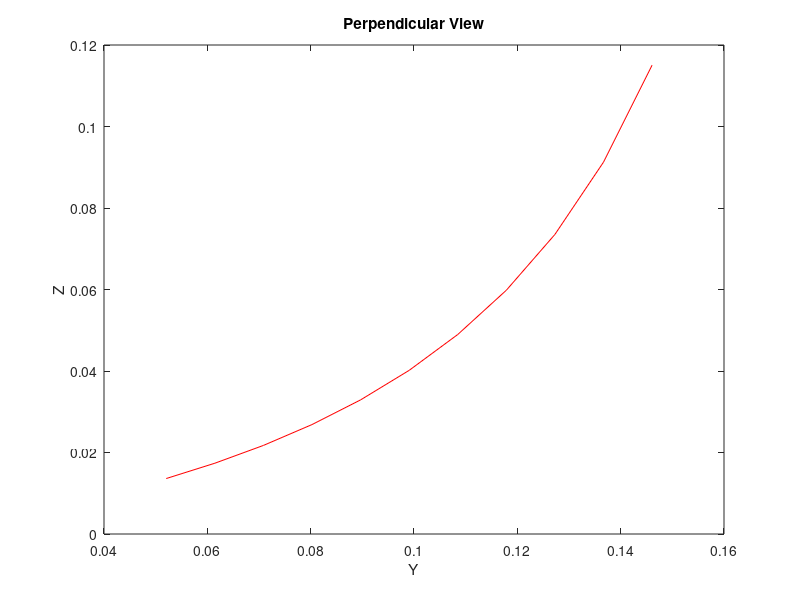

Write the MATLAB code that produced this figure. (Note: this script raises an error after producing the figure.)
Q=0.3;
H=15;
N=10;   % streamlines
nr=1500;
n=40; % no pf points

%initial calculation
P=(0.9)*(0.96)*(9810).*Q.*H;
ns=(nr.*sqrt(P.*10.^-3))/(H.^(5/4));
w=2.*pi.*nr/60;
r2=(Q/(pi.*0.24.*w)).^(1/3);
d2=2.*r2;
d1=(0.4+94.5/ns).*d2;
r1=d1/2;
dm=d2/(0.96+0.00038.*ns);
rm=dm/2;
h1=d2.*(0.094+0.00025.*ns);

if ns<111
    h2=d2.*(-0.05+42/ns);
else
    h2=d2/(3.16-0.0013.*ns);
end

b1=2.*h1;
height=h1+h2;

%%% hub and shroud
le=h2-h1;
ymi=r1;
li=b1/0.24;
yme=r2/8.711;

x1=nan(1,n);
x2=nan(1,n);
y1=nan(1,n);
y2=nan(1,n);

%%% hub
p=li/4;
q=p/n;
b=0;
for i=1:n
    y1(1,i)=b;
    x1=ymi*3.08*(1-y1/li).^(3/2).*(y1/li).^(1/2);
    b=b+q;
end

%hub point
x1=-x1;
y1=-y1;
x_trans=r1;
y_trans=h1+h2;

for i=1:n
    xx(1,i)=x1(1,i)+x_trans;
    yy(1,i)=y1(1,i)+y_trans;
end

% plot (xx,yy);
rb=xx(1,1)/3

for i=1:n
    error=xx(1,i)-rb;
    if error<0.001
        break
    end
    point=i;
end

point;
yvalue=-y1(1,point)

%hub again
p=yvalue;
q=p/n;
b=0;

for i=1:n
    y1(1,i)=b;
    x1=ymi*3.08*(1-y1/li).^(3/2).*(y1/li).^(1/2);
    b=b+q;
end

%%% shroud
p=0+le;
q=p/n;
b=0;
for i=1:n
    y2(1,i)=b;
    x2=yme*3.08*(1-y2/le).^(3/2).*(y2/le).^(1/2);
    b=b+q;
end

%offset shroud
d_leading=r1-rm;
for i=1:n
    y2(1,i)=y2(1,i)+b1;
    x2(1,i)=x2(1,i)+d_leading;
end

x = nan(N-1,n);
y = nan(N-1,n);

for i=1:N-1
    x(i,:) = x1 + (x2-x1).*i/N;
    y(i,:) = y1 + (y2-y1).*i/N;
end

a = nan(N+1,n);
b = nan(N+1,n);
c=N+1;
d=n;

for i=1:d
    a(1,i)=-x1(1,i);
    b(1,i)=-y1(1,i);
    a(N+1,i)=-x2(1,i);
    b(N+1,i)=-y2(1,i);
end

for i=2:N
    for j=1:d
        a(i,j)= -x(i-1,j);
        b(i,j)=-y(i-1,j);
    end
end

%%%% transformation of coordinates
x_trans=r1;
y_trans=h1+h2;
xx=nan(c,d);
yy=nan(c,d);

for i=1:c
    for j=1:d
        xx(i,j)=a(i,j)+x_trans;
        yy(i,j)=b(i,j)+y_trans;
    end
end

%%transform again
xtrans=r2-xx(c,d);

for i=1:c
    for j=1:d
        xx(i,j)=xx(i,j)+xtrans;
    end
end

% inlet and outlet
nh=0.96;
g=9.81;
b2=xx(c,d)-xx(1,d);
r1_new=xx(1,1);
d1_new=2.*r1_new;
d1=d1_new;
u1=(pi.*nr.*d1)/60;
vf1=Q/(pi.*d1.*b1);
vw1=(nh.*g.*H)/u1;

if vw1>u1
    beta1=atan(vf1/(vw1-u1));
else
    beta1=atan(vf1/(u1-vw1));
end

u2=(pi.*nr.*d2)/60;
vf2=Q/(pi.*d2.*b2);
beta2=atan(vf2/u2);
alpha1=atan(vf1/vw1);
vr1=(u1-vw1)/cos(beta1);
v1=vf1/sin(alpha1);
vr2=vf2/sin(beta2);

% perpendicular view
lm=nan(1,c);

for i=1:c
    lm(i)=yy(i,1)-yy(i,n);
end

disp(['lm = ' num2str(lm)]);

%plot of perpendicular view
bb=tan(beta2);
m=tan(beta1);
n=tan(beta2);
A=2*lm/(m+n);
aa=nan(1,c);

for i=1:c
    aa(i)=(m-n)/(2*A(i));
end

zz=nan(c,d);

for i=1:c
    for j=1:d
        m=aa(i);
        v=yy(i,j);
        zz(i,j)=(m.*v.^2+bb.*v);
    end
end

%%%perpendicular view
    figure;
    plot(yy(:, 1), zz(:, 1), 'r-');
    xlabel('Y');
    ylabel('Z');
    title('Perpendicular View');
    % Plotting the axial view
    figure;
    plot(Rmat(1:end, :), Zmat(1:end, :), 'b.-');
    xlim([0.4 0.8]);
    xlabel('Radius');
    ylabel('Height');
    title('Axial View Plot');
    grid on;

 
%3D
%%combine view
% Combine and visualize the profiles
    figure;
% Plot combined profiles
    subplot(1, 1, 1);
    plot(yy(1, :), zz(1, :), 'b-', yy(:, 1), zz(:, 1), 'r-');
    xlabel('Y');
    ylabel('Z');
    title('Combined Meridional and Perpendicular View Profiles');
    legend('Shroud Profile', 'Perpendicular View Profile');

%%3D
    subplot(1, 2, 1);
    surf(xx, yy, zz);
    xlabel('X');
    ylabel('Y');
    zlabel('Z');
    title('Complete 3D Runner Blade Design');

% Create a new figure
    figure;
    
% Inlet velocity triangle
    subplot(1, 2, 1);
    hold on;
    
% Draw the velocities
    line([0, vw1], [0, 0], 'Color', 'b', 'LineWidth', 2);
    line([0, u1], [0, 0], 'Color', 'r', 'LineWidth', 2);
    line([0, vw1], [0, vf1], 'Color', [0.5,0,0], 'LineWidth', 2);
    line([vw1, vw1], [0, vf1], 'Color', 'g', 'LineWidth', 2);
    line([u1,vw1], [0, vf1], 'Color', [0.5,0.5,0.5], 'LineWidth', 2);

% Draw labels
    text(u1/2, -1, 'u1', 'Color', 'r', 'FontSize', 12);
    text(vw1/2, -1, 'vw1', 'Color', 'b', 'FontSize', 12);
    if u1>vw1
        text(vw1/2, 0.75.*vf1, 'v1', 'Color', [0.5,0,0], 'FontSize', 12);
        text(0.9.*vw1, vf1/2, 'vf1', 'Color', 'g', 'FontSize', 12);
    else
        text(u1/2, 0.75*vf1, 'v1', 'Color', [0.5,0,0], 'FontSize', 12);
        text(0.9.*u1, vf1/2, 'vf1', 'Color', 'g', 'FontSize', 12);
    end
   
% Set plot properties
    xlim([-100, 100]);
    ylim([-100, 100]);
   title('Inlet velocity triangle');

    grid on;
    axis equal;
    hold off;
    title('Inlet Velocity Triangle');
     
% Outlet velocity triangle
    subplot(1, 2, 2);
    
    %figure;
    hold on;
    
    % Draw the velocities
    line([0, u2], [vf2, vf2], 'Color', 'r', 'LineWidth', 2);
    line([0, 0], [0, vf2], 'Color', 'g', 'LineWidth', 2);
    line([0, u2], [0, vf2], 'Color', [0.5,0.5,0.5], 'LineWidth', 2);

% Draw labels
    text(u2/2, vf2+0.5, 'u2', 'Color', 'r', 'FontSize', 12);
    text(0.7*u2, vf2/2, 'vr2', 'Color', 'b', 'FontSize', 12);
    text(-1.5, vf2/2, 'vf1', 'Color', 'g', 'FontSize', 12);
   
% Set plot properties
    xlim([-100, 100]);
    ylim([-100, 100]);
    title('Outlet velocity triangle');

    grid on;
    axis equal;
    hold off;




%Define parameters
    num_blades = 10;
    radius = 0.2;
% Calculate blade positions
theta = linspace(0, 2*pi, num_blades);
xposition = radius * cos(theta);
yposition = radius * sin(theta);
zposition = zeros(size(xposition)); % Assuming blades start from the origin 

% Create a figure
figure;
hold on;
grid on;
axis equal;

blade_x=xx;
blade_y=yy;
blade_z=zz;

% Clone and rotate blades
for i = 1:num_blades
    blade_x_shifted = blade_x + xposition(i);
    blade_y_shifted = blade_y + yposition(i);
    blade_z_shifted = blade_z + zposition(i);
    % Plot the blade surface
    surf(blade_x_shifted, blade_y_shifted, blade_z_shifted, 'FaceColor', [0.5,0,0], 'EdgeColor', [0,0,1]);
end

% Set labels
xlabel('X');
ylabel('Y');
zlabel('Z');
title('Turbine Runner with Circular Arrangement of Blades');

% Show the plot
view(3);
rotate3d on;
hold off;




